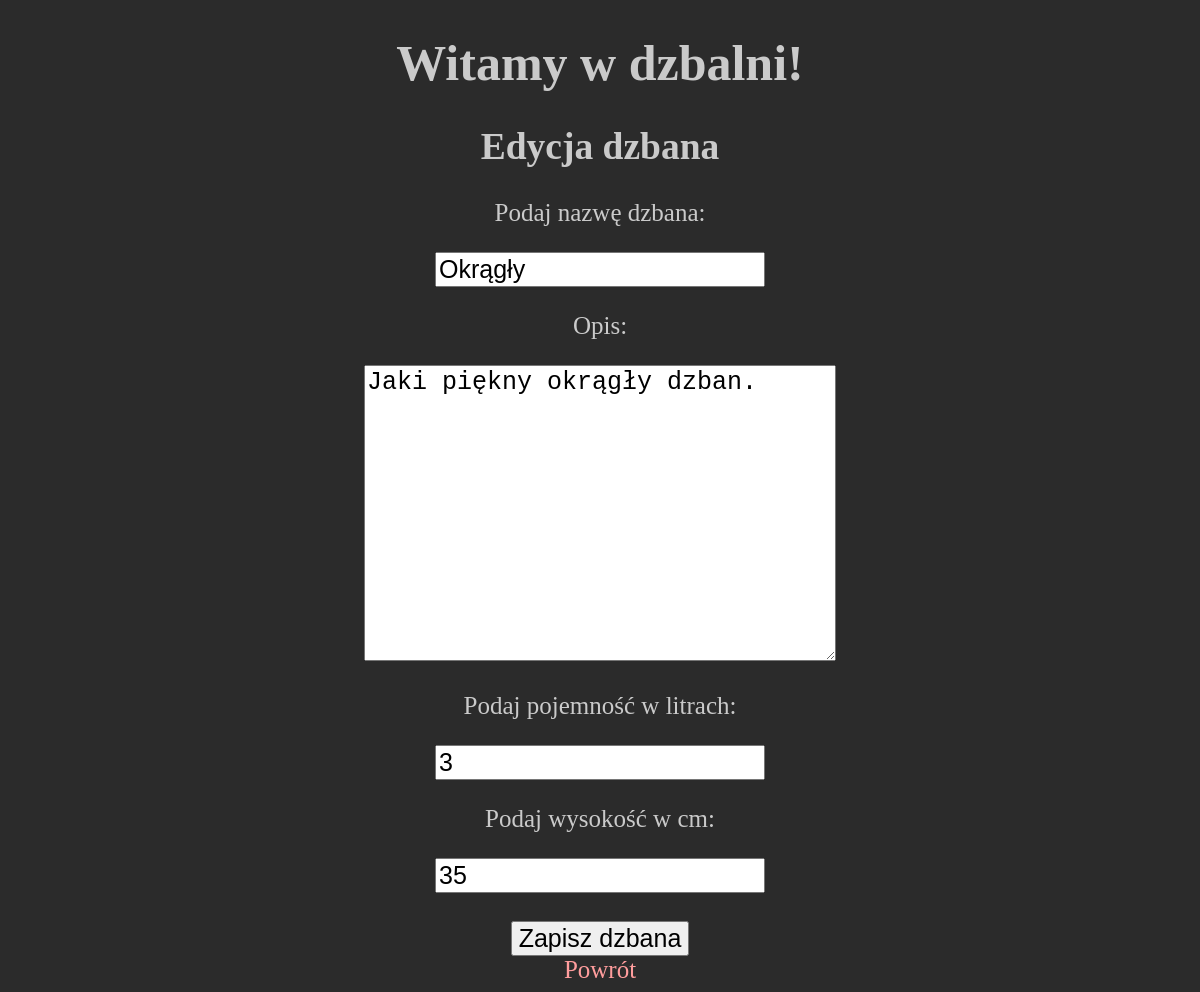
Page /updateForm.php?id=1 on the committed database.
### tables this page shows
CREATE TABLE `dzbany` (
  `ID` int(10) UNSIGNED NOT NULL,
  `idKategorii` int(10) UNSIGNED NOT NULL,
  `nazwa` varchar(50) NOT NULL,
  `obrazek` varchar(50) NOT NULL,
  `opis` text NOT NULL,
  `pojemnosc` int(11) NOT NULL,
  `wysokosc` int(11) NOT NULL
);

### updateForm.php (the view, shortened to what this page needs)
<!DOCTYPE html>
<html lang="pl">
<head>
    <link rel="stylesheet" href="style.css" />
</head>
<body>
    <header>
        <h1>Witamy w dzbalni!</h1>
    </header>
    <main>
        <article>
            <header>
                <h2>Edycja dzbana</h2>
            </header>
            <?php
            $conn = new mysqli("localhost", "root", "", "dzbanyv3db");
            $ID = $_GET["id"];
            $sql = "SELECT ID, nazwa, opis, pojemnosc, wysokosc FROM dzbany WHERE ID=$ID";
            $result = $conn->query($sql);
            $row = $result->fetch_object();
            $nazwa = $row->nazwa;
            $opis = $row->opis;
            $pojemnosc = $row->pojemnosc;
            $wysokosc = $row->wysokosc;
            ?>
            <form action="update.php" method="post">
                <p>Podaj nazwę dzbana: </p>
                <input type="text" name="nazwa" id="nazwa" value="<?= $nazwa ?>">
                <p>Opis: </p>
                <textarea name="opis" cols="30" rows="10"><?= $opis ?></textarea>
                <p>Podaj pojemność w litrach: </p>
                <input type="number" name="pojemnosc" id="pojemnosc" value="<?= $pojemnosc ?>">
                <p>Podaj wysokość w cm: </p>
                <input type="number" name="wysokosc" id="wysokosc" value="<?= $wysokosc ?>"><br> <br>
                <input type="submit" value="Zapisz dzbana">
            </form>
            <a href='index.php'>Powrót</a>
        </article>
    </main>
</body>
</html>

### style.css (style rules this page uses)
body { background-color: rgb(43, 43, 43); color: rgb(202, 202, 202); text-align: center; font-size: 25px; margin-left: 5%; margin-right: 5%; }
input[type="text"], input[type="submit"], input[type="number"], textarea, select { font-size: 25px; }
a { text-decoration: none; }
a:link { color: rgb(255, 157, 157); }

### rows in the picture
dzbany: nazwa "Okrągły", opis "Jaki piękny okrągły dzban.", pojemnosc "3", wysokosc "35"
